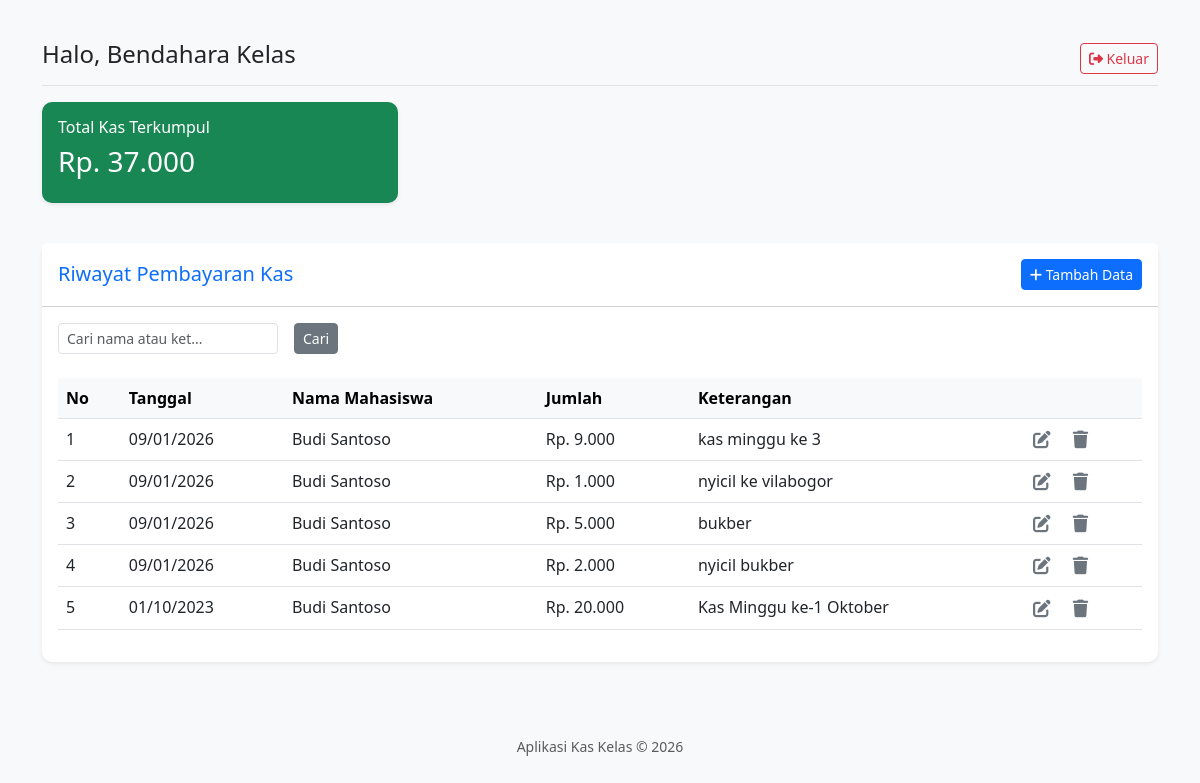
The app's page /Bayarkas/index.php?url=dashboard (signed in) with its own data.
### tables this page shows
CREATE TABLE `kas_kelas` (
  `id` int(11) NOT NULL,
  `user_id` int(11) NOT NULL,
  `jumlah_bayar` decimal(10,2) NOT NULL,
  `metode_pembayaran` varchar(50) DEFAULT NULL,
  `tanggal` date NOT NULL,
  `keterangan` varchar(255) DEFAULT NULL
);

CREATE TABLE `users` (
  `id` int(11) NOT NULL,
  `username` varchar(50) NOT NULL,
  `password` varchar(255) NOT NULL,
  `nama_lengkap` varchar(100) NOT NULL,
  `role` enum('admin','user') DEFAULT 'user'
);

### Bayarkas/controllers/KasController.php (called while the page is built, shortened)
<?php
class KasController {
    private $kasModel;
    public function __construct() {
        $this->kasModel = new Kas();
    }
    public function index() {
    $keyword = $_GET['keyword'] ?? null;
    if ($keyword) {
        $data_kas = $this->kasModel->cariData($keyword, $_SESSION['role'], $_SESSION['user_id'] ?? null);
    } else {
        if ($_SESSION['role'] == 'admin') {
            $data_kas = $this->kasModel->getAll();
        } else {
            $data_kas = $this->kasModel->getByUserId($_SESSION['user_id']);
        }
    }
    include 'views/dashboard.php';
}
}

### Bayarkas/config/Database.php (called while the page is built, shortened)
<?php
class Database {
    private $host = "localhost";
    private $user = "root";
    private $pass = "";
    private $db_name = "db_bayarkas";
    public function __construct() {
        $this->conn = new mysqli($this->host, $this->user, $this->pass, $this->db_name);
    }
}

### Bayarkas/models/Kas.php (called while the page is built, shortened)
<?php
class Kas extends Database {
    public function getAll() {
        $query = "SELECT kas_kelas.*, users.nama_lengkap
                  FROM kas_kelas
                  JOIN users ON kas_kelas.user_id = users.id
                  ORDER BY tanggal DESC";
        return $this->conn->query($query);
    }
}

### Bayarkas/views/dashboard.php (the view, shortened to what this page needs)
<?php include 'partials/header.php'; ?>
<div class="d-flex justify-content-between flex-wrap flex-md-nowrap align-items-center pt-3 pb-2 mb-3 border-bottom">
    <h4>Halo, <?php echo $_SESSION['nama_lengkap'] ?? $_SESSION['nama'] ?? 'User'; ?></h4>
    <div class="btn-toolbar mb-2 mb-md-0">
        <a href="index.php?url=logout" class="btn btn-sm btn-outline-danger">
            <i class="fas fa-sign-out-alt"></i> Keluar
        </a>
    </div>
</div>
<div class="row mb-4">
    <div class="col-md-4 mb-3">
        <div class="card bg-success text-white shadow-sm border-0">
            <div class="card-body">
                <h6>Total Kas Terkumpul</h6>
                <h3>
                    <?php
                    $total = 0;
                    foreach($data_kas as $t) {
                        $total += $t['jumlah_bayar'];
                    }
                    $data_kas->data_seek(0);
                    echo "Rp. " . number_format($total, 0, ',', '.');
                    ?>
                </h3>
            </div>
        </div>
    </div>
</div>
<div class="card border-0 shadow-sm">
    <div class="card-header bg-white py-3 d-flex justify-content-between align-items-center">
        <h5 class="m-0 font-weight-bold text-primary">Riwayat Pembayaran Kas</h5>
        <?php if($_SESSION['role'] == 'admin'): ?>
            <a href="index.php?url=tambah-kas" class="btn btn-primary btn-sm">
                <i class="fas fa-plus"></i> Tambah Data
            </a>
        <?php else: ?>
            <a href="index.php?url=tambah-kas" class="btn btn-success btn-sm">
                <i class="fas fa-wallet"></i> Bayar Kas Sekarang
            </a>
        <?php endif; ?>
    </div>
    <div class="card-body">
        <form action="index.php" method="GET" class="row g-3 mb-4">
            <div class="col-auto">
                <input type="text" name="keyword" class="form-control form-control-sm"
                       placeholder="Cari nama atau ket..."
                       value="<?php echo $_GET['keyword'] ?? ''; ?>">
            </div>
            <div class="col-auto">
                <button type="submit" class="btn btn-sm btn-secondary">Cari</button>
            </div>
        </form>
        <div class="table-responsive">
            <table class="table table-hover">
                <thead class="table-light">
                    <tr>
                        <th>No</th>
                        <th>Tanggal</th>
                        <th>Nama Mahasiswa</th>
                        <th>Jumlah</th>
                        <th>Keterangan</th>
                        <?php if($_SESSION['role'] == 'admin'): ?>
                            <th></th>
                        <?php endif; ?>
                    </tr>
                </thead>
                <tbody>
                    <?php
                    $no = 1;
                    while($row = $data_kas->fetch_assoc()):
                    ?>
                    <tr>
                        <td><?php echo $no++; ?></td>
                        <td><?php echo date('d/m/Y', strtotime($row['tanggal'])); ?></td>
                        <td><?php echo $row['nama_lengkap']; ?></td>
                        <td>Rp. <?php echo number_format($row['jumlah_bayar'], 0, ',', '.'); ?></td>
                        <td><?php echo $row['keterangan']; ?></td>
                        <?php if($_SESSION['role'] == 'admin'): ?>
                        <td>
                            <a href="index.php?url=edit-kas&id=<?= $row['id']; ?>" class="btn btn-sm btn-link p-0 me-3 text-decoration-none">
                                <i class="fas fa-edit text-secondary" style="font-size: 1.1rem;"></i>
                            </a>
                            <a href="index.php?url=hapus-kas&id=<?php echo $row['id']; ?>"
                               class="btn btn-sm btn-link p-0 text-decoration-none"
                               onclick="return confirm('Apakah Anda yakin ingin menghapus data ini?')">
                                <i class="fas fa-trash text-secondary" style="font-size: 1.1rem;"></i>
                            </a>
                        </td>
                        <?php endif; ?>
                    </tr>
                    <?php endwhile; ?>
                </tbody>
            </table>
        </div>
    </div>
</div>
<?php include 'partials/footer.php'; ?>

### Bayarkas/index.php (shortened to what this page needs)
<?php
require_once __DIR__ . '/config/Database.php';
require_once __DIR__ . '/models/Kas.php';
require_once __DIR__ . '/controllers/KasController.php';
$kas = new KasController();
$url = isset($_GET['url']) ? $_GET['url'] : 'login';
switch ($url) {
    case 'dashboard':
        $kas->index();
        break;
}

### Bayarkas/views/partials/header.php (shortened to what this page needs)
<!DOCTYPE html>
<html lang="en">
<head>
    <link href="https://cdn.jsdelivr.net/npm/bootstrap@5.3.0/dist/css/bootstrap.min.css" rel="stylesheet">
    <link rel="stylesheet" href="https://cdnjs.cloudflare.com/ajax/libs/font-awesome/6.4.0/css/all.min.css">
</head>
<body>
<div class="container py-4">

### Bayarkas/views/partials/footer.php
</div> <script src="https://cdn.jsdelivr.net/npm/bootstrap@5.3.0/dist/js/bootstrap.bundle.min.js"></script>
    <footer class="text-center mt-5 pb-3">
        <small class="text-muted">Aplikasi Kas Kelas &copy; <?php echo date('Y'); ?></small>
    </footer>
</body>
</html>

### Bayarkas/views/partials/header.php (style rules this page uses)
body { background-color: #f8f9fa; }
.card { border-radius: 10px; }

### records on screen
kas_kelas: tanggal "09/01/2026", user.nama_lengkap "Budi Santoso", jumlah_bayar "9.000", keterangan "kas minggu ke 3"
kas_kelas: tanggal "09/01/2026", user.nama_lengkap "Budi Santoso", jumlah_bayar "1.000", keterangan "nyicil ke vilabogor"
kas_kelas: tanggal "09/01/2026", user.nama_lengkap "Budi Santoso", jumlah_bayar "5.000", keterangan "bukber"
kas_kelas: tanggal "09/01/2026", user.nama_lengkap "Budi Santoso", jumlah_bayar "2.000", keterangan "nyicil bukber"
kas_kelas: tanggal "01/10/2023", user.nama_lengkap "Budi Santoso", jumlah_bayar "20.000", keterangan "Kas Minggu ke-1 Oktober"

### other values on screen
$_SESSION['nama_lengkap'] "Bendahara Kelas"
$total "37.000"
